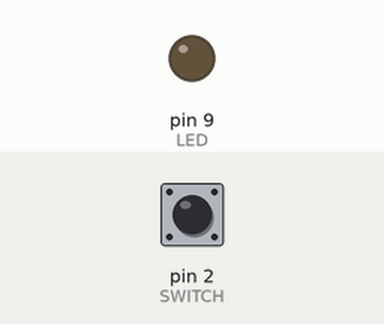
A sketch run on a simulated Arduino Uno, built with avr-gcc and run on an emulated ATmega328P. On the bench: output pins drawn as LEDs (lit = HIGH). The inputs (shaded band) are chosen by the test bench; at power-on: pin 2 (SWITCH) LOW.

Above: at 1.2 s.
1.3 s: pin 2 (SWITCH) pulled HIGH for 0.15 s
At 2.1 s:
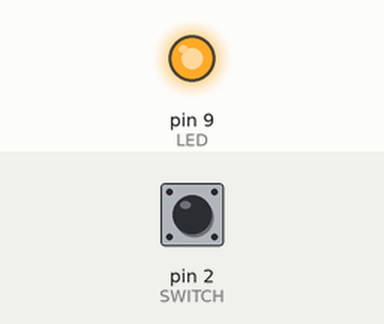
2.9 s: pin 2 (SWITCH) pulled HIGH for 1 s
At 3.3 s:
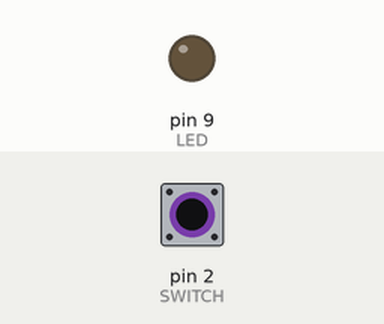
5.4 s: pin 2 (SWITCH) pulled HIGH for 3.2 s
At 6.4 s:
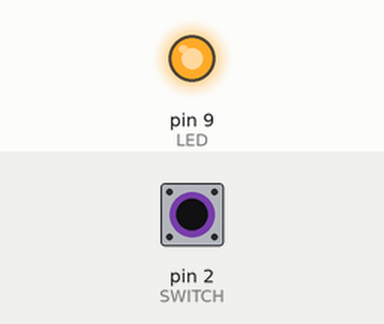
Timing chart, 0 to 8.4 s (numbered marks = the images above; inputs shaded):
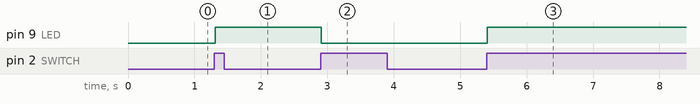

Measured:
- after the input at 1.3 s, pin 9 (LED): LOW → HIGH at once
- after the input at 2.9 s, pin 9 (LED): HIGH → LOW at once
- after the input at 5.4 s, pin 9 (LED): LOW → HIGH at once

The sketch:

Exercise1-2.ino
```cpp
const int SWITCH = 2; // タクトスイッチが接続されているピン
const int LED = 9;    // LED が接続されているピン
int state = 0;        // 現在の状態(0 または 1)
int down = 0;

void setup()
{
  pinMode(SWITCH, INPUT); // ピンを入力に設定
  pinMode(LED, OUTPUT);   // ピンを出力に設定
}

void loop()
{
  int v;
  v = digitalRead(SWITCH); // 入力を読み取る
  if (v == HIGH)           // タクトスイッチが押されたとき
  {
    if (down <= 1000)
      down++;
  }
  else
  {
    down = 0;//チャタリングが発生している間はカウントがリセットされる
  }
  if (down == 1000)
  {
    state = 1 - state;
  }
  if (state == 1)
  {                          // 状態が 1 のとき
    digitalWrite(LED, HIGH); // LED を点灯
  }
  else
  {                         // 状態が 0 のとき
    digitalWrite(LED, LOW); // LED を消灯
  }
}
```
